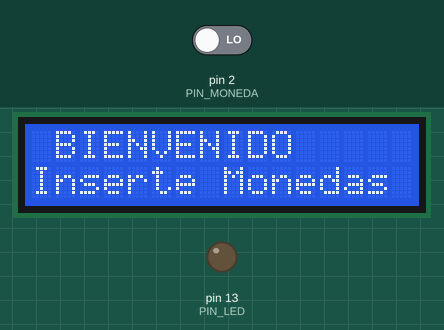
Simulated run of this sketch. Board: Arduino Uno, built with avr-gcc and run on an emulated ATmega328P. Parts: 16×2 character LCD, output pins drawn as LEDs (lit = HIGH). The inputs (shaded band) are chosen by the test bench; at power-on: pin 2 (PIN_MONEDA) LOW.

Above: at 1.6 s.
1.7 s: pin 2 (PIN_MONEDA) driven HIGH
At 2.2 s:
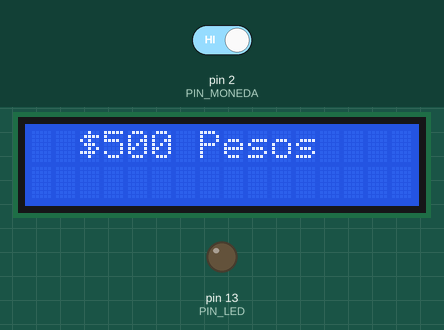
At 7.0 s:
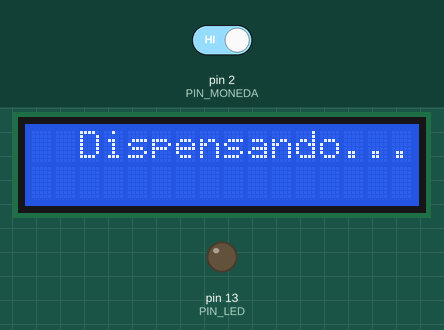
Timing chart, 0 to 8.5 s (numbered marks = the images above; inputs shaded):
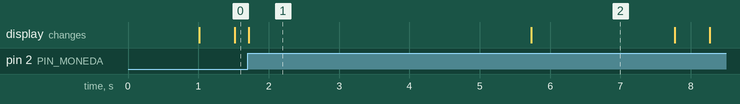

The sketch:

coin_acceptor_arduino_r1_i2c_lcd.ino
```cpp
#include <Wire.h>
#include <LiquidCrystal_I2C.h>  // Incluye la biblioteca LCD I2C

// Dirección I2C del LCD
#define I2C_ADDR 0x27

// Dimensiones del LCD
#define LCD_COLS 16
#define LCD_ROWS 2

// Inicialización del LCD
LiquidCrystal_I2C lcd(I2C_ADDR, LCD_COLS, LCD_ROWS);

// Definición de constantes para pines y configuraciones
const int PIN_MONEDA = 2;      // Pin digital para la entrada de señal de moneda
const int PIN_LED = LED_BUILTIN; // Pin digital para el LED incorporado (LED_BUILTIN = 13)

// Variables volátiles para el manejo de interrupciones
volatile int conteoPulsos = 0;  // Contador de pulsos de interrupción
volatile bool monedaInsertada = false;  // Bandera de inserción de moneda

// Variables para el parpadeo del mensaje
bool parpadeo = false;
unsigned long ultimoTiempoParpadeo = 0;

// Configuración inicial del programa
void setup() {
  // Inicialización del puerto serial a 9600 baudios
  Serial.begin(9600);

  // Inicialización del LCD
  lcd.init();
  lcd.backlight();

  // Mostrar mensajes centrados
  lcd.setCursor((LCD_COLS - 13) / 2, 0);  // Centrar "BIENVENIDO"
  lcd.print("BIENVENIDO");
  lcd.setCursor((LCD_COLS - 15) / 2, 1);  // Centrar "Inserte Monedas"
  lcd.print("Inserte Monedas");

  // Configuración del pin del LED como salida
  pinMode(PIN_LED, OUTPUT);

  // Apaga el LED indicador al inicio
  digitalWrite(PIN_LED, LOW);

  // Configuración de la interrupción para el pin de la moneda
  attachInterrupt(digitalPinToInterrupt(PIN_MONEDA), interrupcionMoneda, RISING);
}

// Función principal del programa
void loop() {
  // Verifica si se ha insertado una moneda
  if (monedaInsertada) {
    // Reinicia la bandera de inserción de moneda
    monedaInsertada = false;

    // Actualiza el LCD
    lcd.clear();
    lcd.setCursor((LCD_COLS - 11) / 2, 0);  // Centrar "$500 Pesos"
    lcd.print("$500 Pesos");
    delay(4000);  // Espera 4 segundos

    // Muestra "Dispensando" centrado en el LCD
    lcd.clear();
    lcd.setCursor((LCD_COLS - 12) / 2, 0);  // Centrar "Dispensando..."
    lcd.print("Dispensando...");
    delay(2000);

    // Vuelve al mensaje inicial en el LCD
    mostrarMensajeInicial();

    // Reinicia el contador de pulsos
    conteoPulsos = 0;

    // Apaga el LED indicador
    digitalWrite(PIN_LED, LOW);
  }

  // Parpadeo del mensaje "Inserte Monedas"
  if (millis() - ultimoTiempoParpadeo >= 500) {
    ultimoTiempoParpadeo = millis();
    parpadeo = !parpadeo;
    lcd.setCursor((LCD_COLS - 15) / 2, 1);
    if (parpadeo) {
      lcd.print("Inserte Monedas");
    } else {
      lcd.print("               ");  // Espacio en blanco para el parpadeo
    }
  }
}

// Función para mostrar el mensaje inicial en el LCD
void mostrarMensajeInicial() {
  lcd.clear();
  lcd.setCursor((LCD_COLS - 13) / 2, 0);  // Centrar "BIENVENIDO"
  lcd.print("BIENVENIDO");
  lcd.setCursor((LCD_COLS - 15) / 2, 1);  // Centrar "Inserte Monedas"
  lcd.print("Inserte Monedas");
}

// Función de interrupción para detectar los pulsos de la moneda
void interrupcionMoneda() {
  // Incrementa el contador de pulsos
  conteoPulsos++;

  // Establece la bandera de inserción de moneda
  monedaInsertada = true;
}
```

Measured:
- after the input at 1.7 s, the display: changes at once (image 1)
- what the display in image 1 shows lasts 4.0 s, from 1.7 s to 5.7 s
